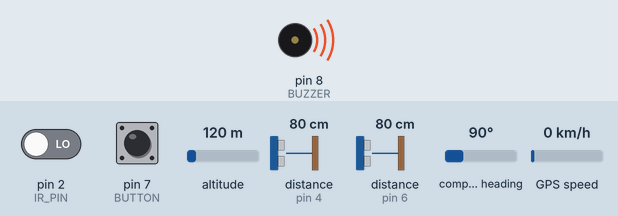
Bench run of a sketch on a simulated Arduino Uno, built with avr-gcc and run on an emulated ATmega328P. On the bench: buzzer (waves = sounding, pin HIGH). Wiring (inferred from the names in the program): 2 × ultrasonic range finder: trigger pin 3, echo pin 4 / trigger pin 5, echo pin 6. The inputs (shaded band) are chosen by the test bench; at power-on: pin 2 (IR_PIN) LOW, distance to the obstacle (sensors on pin 4, pin 6) 80 cm, pin 7 (BUTTON) HIGH, altitude 120 m, compass heading 90°, GPS speed 0 km/h. The echo pulse lasts 58.3 µs per cm; the GPS gets a fix after 3 s at 37.7749, -122.4194 with 8 satellites; the modem accepts every AT command (registered, SIM ready, sends succeed) and sends nothing else; pins used as bus, display or sensor lines are not drawn.

Above: at 5.26 s.
5.3 s: pin 2 (IR_PIN) driven HIGH
At 6.1 s:
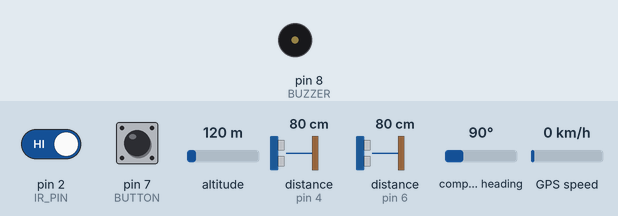
6.8 s: distance to the obstacle (sensor on pin 4) set to 56 cm
8.3 s: distance to the obstacle (sensor on pin 4) set to 46 cm
At 8.47 s:
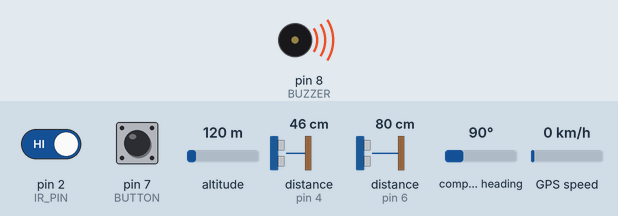
11.8 s: pin 7 (BUTTON) pulled LOW for 0.15 s
At 12.9 s:
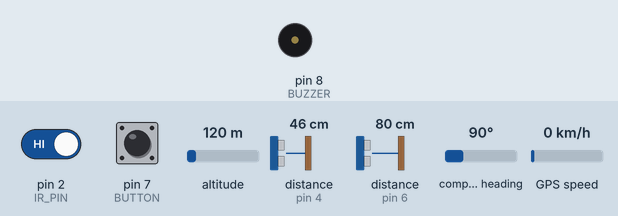
15.3 s: distance to the obstacle (sensor on pin 4) set to 60 cm
At 16.4 s:
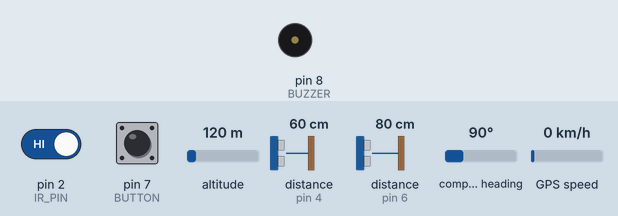
16.8 s: distance to the obstacle (sensor on pin 6) set to 54 cm
18.3 s: distance to the obstacle (sensor on pin 6) set to 47 cm
At 18.58 s:
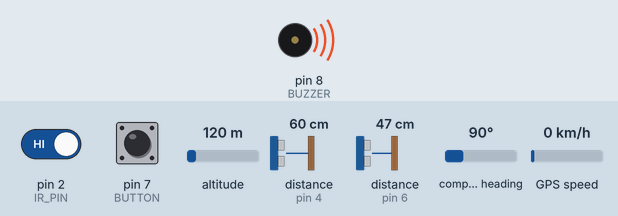
Timing chart, 0 to 22.8 s (numbered marks = the images above; inputs shaded):
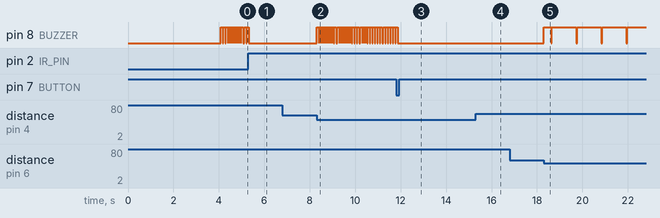

Measured:
- the behaviour switches between 52 and 51 cm on distance to the obstacle (sensor on pin 4) (found by bisection; images 1 and 2)
- the behaviour switches between 52 and 51 cm on distance to the obstacle (sensor on pin 6) (found by bisection; images 4 and 5)
- after the input at 5.3 s, pin 8 (BUZZER): goes on until 5.3 s, then stays LOW
- after the input at 6.8 s, every drawn part: stays the same
- after the input at 8.3 s, pin 8 (BUZZER): alternates HIGH for 0.10 s and LOW for 0.01 s, starting at once
- after the input at 11.8 s, pin 8 (BUZZER): goes on until 11.9 s, then stays LOW
- after the input at 15.3 s, pin 8 (BUZZER): stays LOW (without the input it goes to HIGH after 1.3 s)
- after the input at 16.8 s, every drawn part: stays the same
- after the input at 18.3 s, pin 8 (BUZZER): LOW → HIGH at once, then repeats every 1.1 s: LOW 0.04 s, HIGH 1.1 s
- by itself, pin 8 (BUZZER): alternates HIGH for 0.10 s and LOW for 0.01 s

The sketch:

smart-blind-stick.ino
```cpp
#include <SoftwareSerial.h>
#include <TinyGPS++.h>

#define IR_PIN 2
#define TRIG1 3
#define ECHO1 4
#define TRIG2 5
#define ECHO2 6
#define BUTTON 7
#define BUZZER 8

SoftwareSerial gpsSerial(9, 10);
SoftwareSerial sim800(11, 12);
TinyGPSPlus gps;

unsigned long lastGPSupdate = 0;

String latitude = "0";
String longitude = "0";

void setup() {
  pinMode(IR_PIN, INPUT);
  pinMode(TRIG1, OUTPUT);
  pinMode(ECHO1, INPUT);
  pinMode(TRIG2, OUTPUT);
  pinMode(ECHO2, INPUT);
  pinMode(BUTTON, INPUT_PULLUP);
  pinMode(BUZZER, OUTPUT);

  Serial.begin(9600);
  gpsSerial.begin(9600);
  sim800.begin(9600);

  delay(2000);
  initSIM800();
}

void loop() {
  readGPS();
  obstacleCheck();
  checkButton();
  readSMS();
}

/* ---------- ULTRASONIC FUNCTION ---------- */
long readUltrasonic(int trig, int echo) {
  digitalWrite(trig, LOW);
  delayMicroseconds(2);
  digitalWrite(trig, HIGH);
  delayMicroseconds(10);
  digitalWrite(trig, LOW);
  return pulseIn(echo, HIGH) * 0.034 / 2;
}

/* ---------- OBSTACLE DETECTION ---------- */
void obstacleCheck() {
  bool irObstacle = digitalRead(IR_PIN) == LOW;
  long d1 = readUltrasonic(TRIG1, ECHO1);
  long d2 = readUltrasonic(TRIG2, ECHO2);

  if (irObstacle || d1 <= 50 || d2 <= 50) {
    digitalWrite(BUZZER, HIGH);
    delay(100);
    digitalWrite(BUZZER, LOW);
  }
}

/* ---------- GPS UPDATE ---------- */
void readGPS() {
  while (gpsSerial.available()) {
    gps.encode(gpsSerial.read());
  }

  if (millis() - lastGPSupdate > 5000 && gps.location.isValid()) {
    latitude = String(gps.location.lat(), 6);
    longitude = String(gps.location.lng(), 6);
    lastGPSupdate = millis();
  }
}

/* ---------- BUTTON SOS ---------- */
void checkButton() {
  if (digitalRead(BUTTON) == LOW) {
    sendSOS();
    delay(2000);
  }
}

/* ---------- SIM800 INITIAL ---------- */
void initSIM800() {
  sim800.println("AT");
  delay(1000);
  sim800.println("AT+CMGF=1");
  delay(1000);
  sim800.println("AT+CNMI=1,2,0,0,0");
}

/* ---------- SEND SOS ---------- */
void sendSOS() {
  sim800.println("AT+CMGS=\"+91XXXXXXXXXX\"");
  delay(1000);
  sim800.print("SOS ALERT!\nLocation:\n");
  sim800.print("https://maps.google.com/?q=");
  sim800.print(latitude);
  sim800.print(",");
  sim800.print(longitude);
  sim800.write(26);
}

/* ---------- READ SMS ---------- */
void readSMS() {
  if (sim800.available()) {
    String sms = sim800.readString();
    sms.toLowerCase();

    if (sms.indexOf("1") != -1) sendSensorStatus();
    else if (sms.indexOf("2") != -1) sendLocation();
    else if (sms.indexOf("3") != -1) sendSignal();
    else sendInvalid();
  }
}

/* ---------- RESPONSES ---------- */
void sendSensorStatus() {
  sim800.println("AT+CMGS=\"+91XXXXXXXXXX\"");
  delay(500);
  sim800.println("Sensor Status:");
  sim800.println("IR Sensor: OK");
  sim800.println("Ultrasonic 1 & 2: OK");
  sim800.println("GPS: OK");
  sim800.println("SIM800L: OK");
  sim800.write(26);
}

void sendLocation() {
  sim800.println("AT+CMGS=\"+91XXXXXXXXXX\"");
  delay(500);
  sim800.print("Location:\nhttps://maps.google.com/?q=");
  sim800.print(latitude);
  sim800.print(",");
  sim800.print(longitude);
  sim800.write(26);
}

void sendSignal() {
  sim800.println("AT+CSQ");
  delay(500);
  sim800.println("AT+CMGS=\"+91XXXXXXXXXX\"");
  delay(500);
  sim800.println("Carrier Signal Sent");
  sim800.write(26);
}

void sendInvalid() {
  sim800.println("AT+CMGS=\"+91XXXXXXXXXX\"");
  delay(500);
  sim800.println("Invalid Command. Tap again.\n1.Status\n2.Location\n3.Signal");
  sim800.write(26);
}
```
